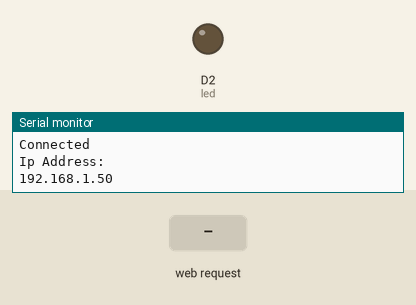
Simulated run of this sketch. Board: ESP8266 (NodeMCU). Parts: output pins drawn as LEDs (lit = HIGH), the last lines printed to the serial monitor. Inputs (shaded band) come from the test bench. WiFi joins after 1.5 s; servers stay silent unless stated.

Above: at 3.2 s.
3.3 s: HTTP request GET /on received
At 4.2 s:
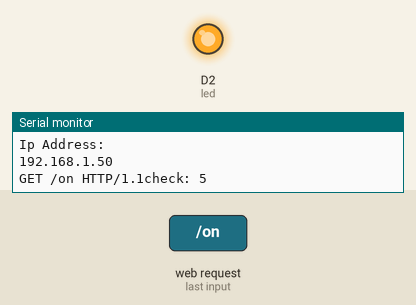
4.8 s: HTTP request GET /off received
At 5.3 s:
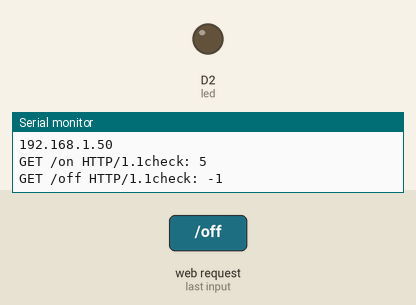
Timing chart, 0 to 7.8 s (numbered marks = the images above; inputs shaded):
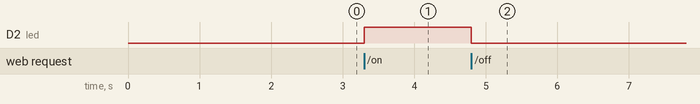

The sketch:

Server_Part_2.ino
```cpp
#include <ESP8266WiFi.h>

const char* ssid="aidid";
const char* password="aididalam";
WiFiServer server(80);
int led=D2;
void setup() {
  // put your setup code here, to run once:
  pinMode(led,OUTPUT);
  Serial.begin(115200);
  WiFi.begin(ssid,password);

  while(WiFi.status()!=WL_CONNECTED){
    delay(1000);
    Serial.println("Connecting");
  }

  Serial.println("");
  Serial.println("Connected");
  Serial.println("Ip Address: ");
  Serial.println(WiFi.localIP());
  server.begin();

}

void loop() {
  // put your main code here, to run repeatedly:
  WiFiClient client =server.available();
  if(client){
    String request=client.readStringUntil('\r');
    Serial.println(request +"check: "+request.indexOf("on"));

    if(request.indexOf("on")!=-1){
      digitalWrite(led,HIGH);
    }else if(request.indexOf("off")!=-1){
      digitalWrite(led,LOW);
    }

    client.println("<!DOCTYPE html>");
    client.println("<a href=\"/on\"><button>On</button></a>");
    client.println("<a href=\"/off\"><button>Off</button></a>");
    client.println("</html>");
  }

}
```

Measured:
- after the input at 3.3 s, D2 (led): LOW → HIGH at once
- after the input at 4.8 s, D2 (led): HIGH → LOW at once
